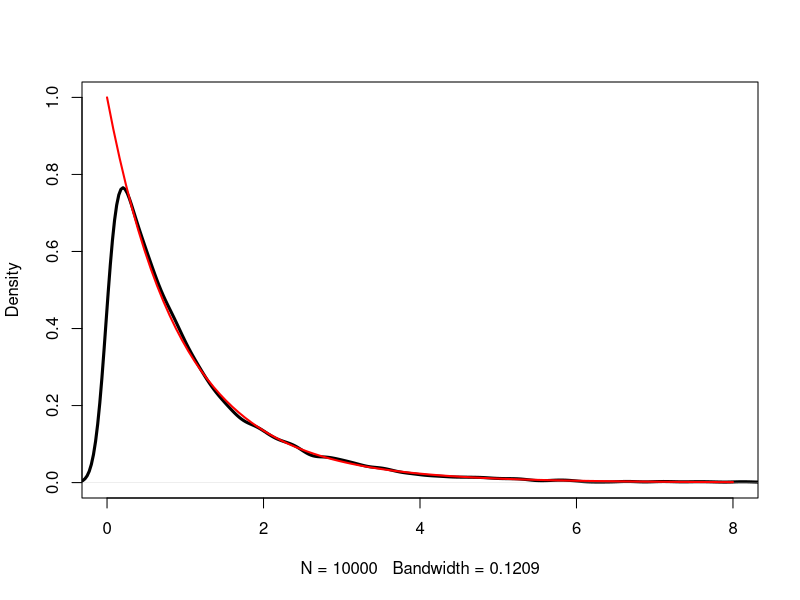
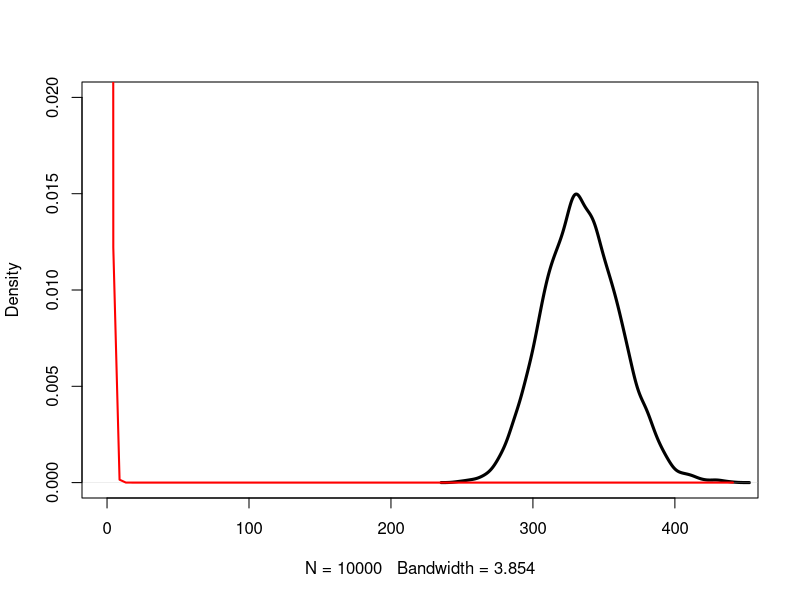
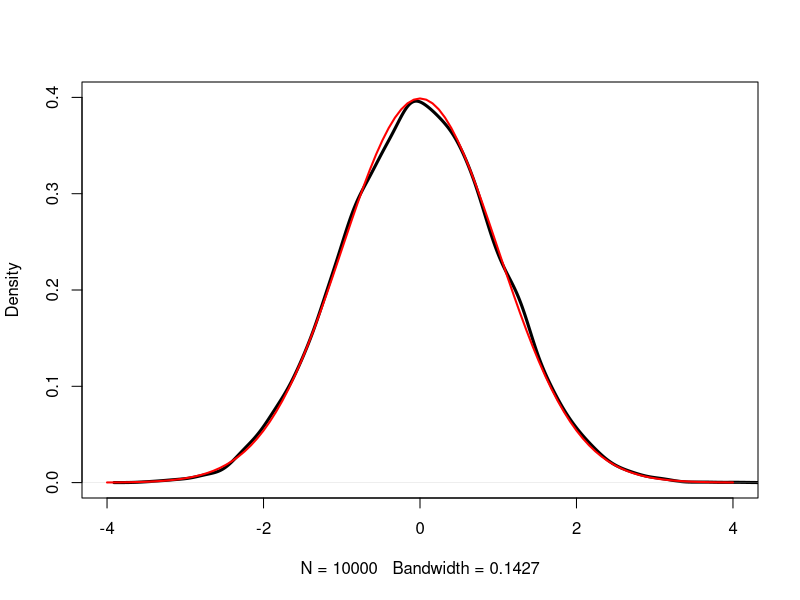

Source code (R) for these figures, in order:
#ANOVA 3 population problem (F-test)

# 1. Create a random sample (create your own data)
# 2. State the full model Y = X beta + epsilon where X 
#     is the vector of indicators
# 3. Compute the projection of Y on the column space of X 
#     (or give X betahat)
# 4. Give the residual vector, compute RSS(1)
# 5. State the reduced model under H0: mu1 = mu2 = mu3
# 6. Compute the projection of Y onto the column space X0
# 7. Compute the residual vector, compute RSS(0)
# 8. Construct the F-test, conduct the test

# H0, H1
Fstatistic <- function(y1, y2, y3) {
  n1 <- length(y1)
  n2 <- length(y2)
  n3 <- length(y3)
  y <- c(y1, y2, y3)
  
  X1 <- c(rep(1,n1), rep(0,n2), rep(0, n3))
  X2 <- c(rep(0,n1), rep(1,n2), rep(0, n3))
  X3 <- c(rep(0,n1), rep(0,n2), rep(1, n3))
  X <- cbind(X1, X2, X3)
  
  beta.hat <- solve(t(X)%*%X) %*% t(X) %*% y
  R1 <- y - X %*% beta.hat
  RSS1 <- t(R1) %*% R1
  
  X0 <- rep(1, n1 + n2 + n3)
  beta.hat0 <- solve(t(X0)%*%X0) %*% t(X0) %*% y
  
  R0 <- y - X0 %*% beta.hat0
  RSS0 <- t(R0) %*% R0
  
  df0 <- n1 + n2 + n3 - 1
  df1 <- n1 + n2 + n3 - 3
  F.num <- (RSS0 - RSS1)/(df0 - df1)
  F.den <- RSS1/df1
  F.stat <- F.num/F.den
}


y1 <- rnorm(10, mean = 50, sd = 10)
y2 <- rnorm(10, mean = 50, sd = 10)
y3 <- rnorm(10, mean = 50, sd = 10)
print(Fstatistic(y1,y2,y3))


mc_Fstat <- function(alpha, N, pars, seed) {
  set.seed(seed)
  n.reject <- 0
  
  for (i in 1:N) {
    y1 <- rnorm(pars$n1, pars$mu1, pars$sigma1)
    y2 <- rnorm(pars$n2, pars$mu2, pars$sigma2)
    y3 <- rnorm(pars$n3, pars$mu3, pars$sigma3)
    
    df0 <- pars$n1 + pars$n2 + pars$n3 - 1
    df1 <- pars$n1 + pars$n2 + pars$n3 - 3
    
    F.stat <- Fstatistic(y1, y2, y3)
    if (F.stat > qf(1 - alpha/2, df0 - df1, df1)) {
      n.reject <-  n.reject + 1
    }
    est.sig.level <- n.reject / N
  }
  print(est.sig.level)
}

# Case 1: Null is true, mu1 = mu2 = mu3 = mu
n1 <- n2 <- n3 <- 10
mu1 <- mu2 <- mu3 <- 0
sigma1 <- sigma2 <- sigma3 <- 1

pars <- list(n1 = n1, n2 = n2, n3 = n3, mu1 = mu1, mu2 = mu2, mu3 = mu3, 
             sigma1 = sigma1, sigma2 = sigma2, sigma3 = sigma3)
mc_Fstat(alpha = 0.1, N = 10000, pars, seed = 1234)


# Null Distribution
F.simulation <- function() {
  Fstatistic(rnorm(n1, mean = mu1, sd = sigma1), 
             rnorm(n2, mean = mu2, sd = sigma2),
             rnorm(n3, mean = mu3, sd = sigma3))
}

Fstat.vector <- replicate(10000, F.simulation()) 
plot(density(Fstat.vector), xlim = c(0, 8), ylim = c(0, 1), 
     lwd = 3, main = "")
curve(df(x, 2, n1 + n2 + n3 - 3), add = TRUE, col = "red", lwd = 2)


# Case 2: Null is not true, e.g. mu1 = mu2, not equal to mu3
n1 <- n2 <- n3 <- 1000
mu1 <- mu2 <- 0
mu3 <- 1
sigma1 <- sigma2 <- sigma3 <- 1

pars <- list(n1 = n1, n2 = n2, n3 = n3, mu1 = mu1, mu2 = mu2, mu3 = mu3, 
             sigma1 = sigma1, sigma2 = sigma2, sigma3 = sigma3)
mc_Fstat(alpha = 0.1, N = 10000, pars, seed = 1234)


# Non-Null Distribution
F.simulation <- function() {
  Fstatistic(rnorm(n1, mean = mu1, sd = sigma1), 
             rnorm(n2, mean = mu2, sd = sigma2),
             rnorm(n3, mean = mu3, sd = sigma3))
}

Fstat.vector <- replicate(10000, F.simulation()) 
plot(density(Fstat.vector), xlim = c(0, max(Fstat.vector)), ylim = c(0, 0.02), 
     lwd = 3, main = "")
curve(df(x, 2, n1 + n2 + n3 - 3), add = TRUE, col = "red", lwd = 2)


# Recall: t statistic
n1 <- n2 <- n3 <- 1000
mu1 <- mu2 <- mu3 <- 0
sigma1 <- sigma2 <- sigma3 <- 1

tstatistic <- function(x, y) {
  m <- length(x)
  n <- length(y)
  sp <- sqrt(((m - 1)*sd(x)^2 + (n - 1)*sd(y)^2)/(m + n - 2))
  t.stat <- (mean(x) - mean(y))/(sp*sqrt(1/m + 1/n))  
}

t.simulation <- function() {
  x <- c(rnorm(n1, mean = mu1, sd = sigma1),rnorm(n2, mean = mu2, sd = sigma2))
  y <- rnorm(n3, mean = mu3, sd = sigma3)
  tstatistic(x,y)
}

tstat.vector <- replicate(10000, t.simulation()) 
# empirical null distribution
plot(density(tstat.vector), xlim = c(-4, 4), ylim = c(0, 0.4), 
     lwd = 3, main = "")
curve(dt(x, n1 + n2 + n3 - 2), add = TRUE, col = "red", lwd = 2)
# theoretical null distribution



#Still on the ANOVA 3 population problem: 
#examine power (null is not true) under the setting where

#pop means are very different but the variance is large

#pop means are very similar and the variance is large
#pop means are very similar but the variance is very very small